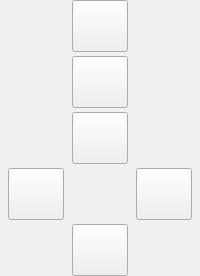
            <widget class="QWidget" name="widget_jog_buttons" native="true">
             <layout class="QGridLayout" name="gridLayout_jog_2" rowstretch="0,0,0,0,0">
              <property name="leftMargin">
               <number>0</number>
              </property>
              <property name="topMargin">
               <number>0</number>
              </property>
              <property name="rightMargin">
               <number>0</number>
              </property>
              <property name="bottomMargin">
               <number>0</number>
              </property>
              <property name="horizontalSpacing">
               <number>0</number>
              </property>
              <property name="verticalSpacing">
               <number>4</number>
              </property>
              <item row="1" column="1">
               <widget class="ActionButton" name="z_minus_jogbutton">
                <property name="minimumSize">
                 <size>
                  <width>52</width>
                  <height>52</height>
                 </size>
                </property>
                <property name="maximumSize">
                 <size>
                  <width>56</width>
                  <height>56</height>
                 </size>
                </property>
                <property name="text">
                 <string/>
                </property>
                <property name="icon">
                 <iconset>
                  <normaloff>../../images/z_minus_jog_button.png</normaloff>../../images/z_minus_jog_button.png</iconset>
                </property>
                <property name="iconSize">
                 <size>
                  <width>48</width>
                  <height>48</height>
                 </size>
                </property>
                <property name="jog_joint_neg_action" stdset="0">
                 <bool>true</bool>
                </property>
                <property name="joint_number" stdset="0">
                 <number>2</number>
                </property>
                <property name="axis_letter" stdset="0">
                 <string>Z</string>
                </property>
                <property name="actionName" stdset="0">
                 <string>machine.jog.axis:z,neg</string>
                </property>
               </widget>
              </item>
              <item row="3" column="0">
               <widget class="ActionButton" name="x_minus_jogbutton">
                <property name="sizePolicy">
                 <sizepolicy hsizetype="Fixed" vsizetype="Fixed">
                  <horstretch>0</horstretch>
                  <verstretch>0</verstretch>
                 </sizepolicy>
                </property>
                <property name="minimumSize">
                 <size>
                  <width>52</width>
                  <height>52</height>
                 </size>
                </property>
                <property name="maximumSize">
                 <size>
                  <width>56</width>
                  <height>56</height>
                 </size>
                </property>
                <property name="text">
                 <string/>
                </property>
                <property name="icon">
                 <iconset>
                  <normaloff>../../images/x_minus_jog_button.png</normaloff>../../images/x_minus_jog_button.png</iconset>
                </property>
                <property name="iconSize">
                 <size>
                  <width>48</width>
                  <height>48</height>
                 </size>
                </property>
                <property name="jog_joint_neg_action" stdset="0">
                 <bool>true</bool>
                </property>
                <property name="template_label_option" stdset="0">
                 <bool>false</bool>
                </property>
                <property name="joint_number" stdset="0">
                 <number>0</number>
                </property>
                <property name="axis_letter" stdset="0">
                 <string>X</string>
                </property>
                <property name="incr_imperial_number" stdset="0">
                 <double>0.010000000000000</double>
                </property>
                <property name="incr_mm_number" stdset="0">
                 <double>0.025000000000000</double>
                </property>
                <property name="incr_angular_number" stdset="0">
                 <double>-1.000000000000000</double>
                </property>
                <property name="toggle_float_option" stdset="0">
                 <bool>false</bool>
                </property>
                <property name="float_num" stdset="0">
                 <double>100.000000000000000</double>
                </property>
                <property name="float_alt_num" stdset="0">
                 <double>50.000000000000000</double>
                </property>
                <property name="view_type_string" stdset="0">
                 <string>P</string>
                </property>
                <property name="command_text_string" stdset="0">
                 <string/>
                </property>
                <property name="ini_mdi_number" stdset="0">
                 <number>0</number>
                </property>
                <property name="textTemplate" stdset="0">
                 <string>%1.3f in</string>
                </property>
                <property name="alt_textTemplate" stdset="0">
                 <string>%1.2f mm</string>
                </property>
                <property name="actionName" stdset="0">
                 <string>machine.jog.axis:x,neg</string>
                </property>
               </widget>
              </item>
              <item row="2" column="1">
               <widget class="ActionButton" name="y_plus_jogbutton">
                <property name="minimumSize">
                 <size>
                  <width>52</width>
                  <height>52</height>
                 </size>
                </property>
                <property name="maximumSize">
                 <size>
                  <width>56</width>
                  <height>56</height>
                 </size>
                </property>
                <property name="text">
                 <string/>
                </property>
                <property name="icon">
                 <iconset>
                  <normaloff>../../images/y_plus_jog_button.png</normaloff>../../images/y_plus_jog_button.png</iconset>
                </property>
                <property name="iconSize">
                 <size>
                  <width>48</width>
                  <height>48</height>
                 </size>
                </property>
                <property name="jog_joint_pos_action" stdset="0">
                 <bool>true</bool>
                </property>
                <property name="template_label_option" stdset="0">
                 <bool>false</bool>
                </property>
                <property name="joint_number" stdset="0">
                 <number>1</number>
                </property>
                <property name="axis_letter" stdset="0">
                 <string>Y</string>
                </property>
                <property name="incr_imperial_number" stdset="0">
                 <double>0.010000000000000</double>
                </property>
                <property name="incr_mm_number" stdset="0">
                 <double>0.025000000000000</double>
                </property>
                <property name="incr_angular_number" stdset="0">
                 <double>-1.000000000000000</double>
                </property>
                <property name="toggle_float_option" stdset="0">
                 <bool>false</bool>
                </property>
                <property name="float_num" stdset="0">
                 <double>100.000000000000000</double>
                </property>
                <property name="float_alt_num" stdset="0">
                 <double>50.000000000000000</double>
                </property>
                <property name="view_type_string" stdset="0">
                 <string>P</string>
                </property>
                <property name="command_text_string" stdset="0">
                 <string/>
                </property>
                <property name="ini_mdi_number" stdset="0">
                 <number>0</number>
                </property>
                <property name="textTemplate" stdset="0">
                 <string>%1.3f in</string>
                </property>
                <property name="alt_textTemplate" stdset="0">
                 <string>%1.2f mm</string>
                </property>
                <property name="actionName" stdset="0">
                 <string>machine.jog.axis:y,pos</string>
                </property>
               </widget>
              </item>
              <item row="4" column="1">
               <widget class="ActionButton" name="y_minus_jogbutton">
                <property name="sizePolicy">
                 <sizepolicy hsizetype="Fixed" vsizetype="Fixed">
                  <horstretch>0</horstretch>
                  <verstretch>0</verstretch>
                 </sizepolicy>
                </property>
                <property name="minimumSize">
                 <size>
                  <width>52</width>
                  <height>52</height>
                 </size>
                </property>
                <property name="maximumSize">
                 <size>
                  <width>56</width>
                  <height>56</height>
                 </size>
                </property>
                <property name="text">
                 <string/>
                </property>
                <property name="icon">
                 <iconset>
                  <normaloff>../../images/y_minus_jog_button.png</normaloff>../../images/y_minus_jog_button.png</iconset>
                </property>
                <property name="iconSize">
                 <size>
                  <width>48</width>
                  <height>48</height>
                 </size>
                </property>
                <property name="jog_joint_neg_action" stdset="0">
                 <bool>true</bool>
                </property>
                <property name="template_label_option" stdset="0">
                 <bool>false</bool>
                </property>
                <property name="joint_number" stdset="0">
                 <number>1</number>
                </property>
                <property name="axis_letter" stdset="0">
                 <string>Y</string>
                </property>
                <property name="incr_imperial_number" stdset="0">
                 <double>0.010000000000000</double>
                </property>
                <property name="incr_mm_number" stdset="0">
                 <double>0.025000000000000</double>
                </property>
                <property name="incr_angular_number" stdset="0">
                 <double>-1.000000000000000</double>
                </property>
                <property name="toggle_float_option" stdset="0">
                 <bool>false</bool>
                </property>
                <property name="float_num" stdset="0">
                 <double>100.000000000000000</double>
                </property>
                <property name="float_alt_num" stdset="0">
                 <double>50.000000000000000</double>
                </property>
                <property name="view_type_string" stdset="0">
                 <string>P</string>
                </property>
                <property name="command_text_string" stdset="0">
                 <string/>
                </property>
                <property name="ini_mdi_number" stdset="0">
                 <number>0</number>
                </property>
                <property name="textTemplate" stdset="0">
                 <string>%1.3f in</string>
                </property>
                <property name="alt_textTemplate" stdset="0">
                 <string>%1.2f mm</string>
                </property>
                <property name="actionName" stdset="0">
                 <string>machine.jog.axis:y,neg</string>
                </property>
               </widget>
              </item>
              <item row="3" column="2">
               <widget class="ActionButton" name="x_plus_jogbutton">
                <property name="sizePolicy">
                 <sizepolicy hsizetype="Fixed" vsizetype="Fixed">
                  <horstretch>0</horstretch>
                  <verstretch>0</verstretch>
                 </sizepolicy>
                </property>
                <property name="minimumSize">
                 <size>
                  <width>52</width>
                  <height>52</height>
                 </size>
                </property>
                <property name="maximumSize">
                 <size>
                  <width>56</width>
                  <height>56</height>
                 </size>
                </property>
                <property name="text">
                 <string/>
                </property>
                <property name="icon">
                 <iconset>
                  <normaloff>../../images/x_plus_jog_button.png</normaloff>../../images/x_plus_jog_button.png</iconset>
                </property>
                <property name="iconSize">
                 <size>
                  <width>48</width>
                  <height>48</height>
                 </size>
                </property>
                <property name="jog_joint_pos_action" stdset="0">
                 <bool>true</bool>
                </property>
                <property name="template_label_option" stdset="0">
                 <bool>false</bool>
                </property>
                <property name="joint_number" stdset="0">
                 <number>0</number>
                </property>
                <property name="axis_letter" stdset="0">
                 <string>X</string>
                </property>
                <property name="incr_imperial_number" stdset="0">
                 <double>0.010000000000000</double>
                </property>
                <property name="incr_mm_number" stdset="0">
                 <double>0.025000000000000</double>
                </property>
                <property name="incr_angular_number" stdset="0">
                 <double>-1.000000000000000</double>
                </property>
                <property name="toggle_float_option" stdset="0">
                 <bool>false</bool>
                </property>
                <property name="float_num" stdset="0">
                 <double>100.000000000000000</double>
                </property>
                <property name="float_alt_num" stdset="0">
                 <double>50.000000000000000</double>
                </property>
                <property name="view_type_string" stdset="0">
                 <string>P</string>
                </property>
                <property name="command_text_string" stdset="0">
                 <string/>
                </property>
                <property name="ini_mdi_number" stdset="0">
                 <number>0</number>
                </property>
                <property name="textTemplate" stdset="0">
                 <string>%1.3f in</string>
                </property>
                <property name="alt_textTemplate" stdset="0">
                 <string>%1.2f mm</string>
                </property>
                <property name="actionName" stdset="0">
                 <string>machine.jog.axis:x,pos</string>
                </property>
               </widget>
              </item>
              <item row="0" column="1">
               <widget class="ActionButton" name="z_plus_jogbutton">
                <property name="minimumSize">
                 <size>
                  <width>52</width>
                  <height>52</height>
                 </size>
                </property>
                <property name="maximumSize">
                 <size>
                  <width>56</width>
                  <height>56</height>
                 </size>
                </property>
                <property name="text">
                 <string/>
                </property>
                <property name="icon">
                 <iconset>
                  <normaloff>../../images/z_plus_jog_button.png</normaloff>../../images/z_plus_jog_button.png</iconset>
                </property>
                <property name="iconSize">
                 <size>
                  <width>48</width>
                  <height>48</height>
                 </size>
                </property>
                <property name="jog_joint_pos_action" stdset="0">
                 <bool>true</bool>
                </property>
                <property name="joint_number" stdset="0">
                 <number>2</number>
                </property>
                <property name="axis_letter" stdset="0">
                 <string>Z</string>
                </property>
                <property name="actionName" stdset="0">
                 <string>machine.jog.axis:z,pos</string>
                </property>
               </widget>
              </item>
             </layout>
            </widget>
